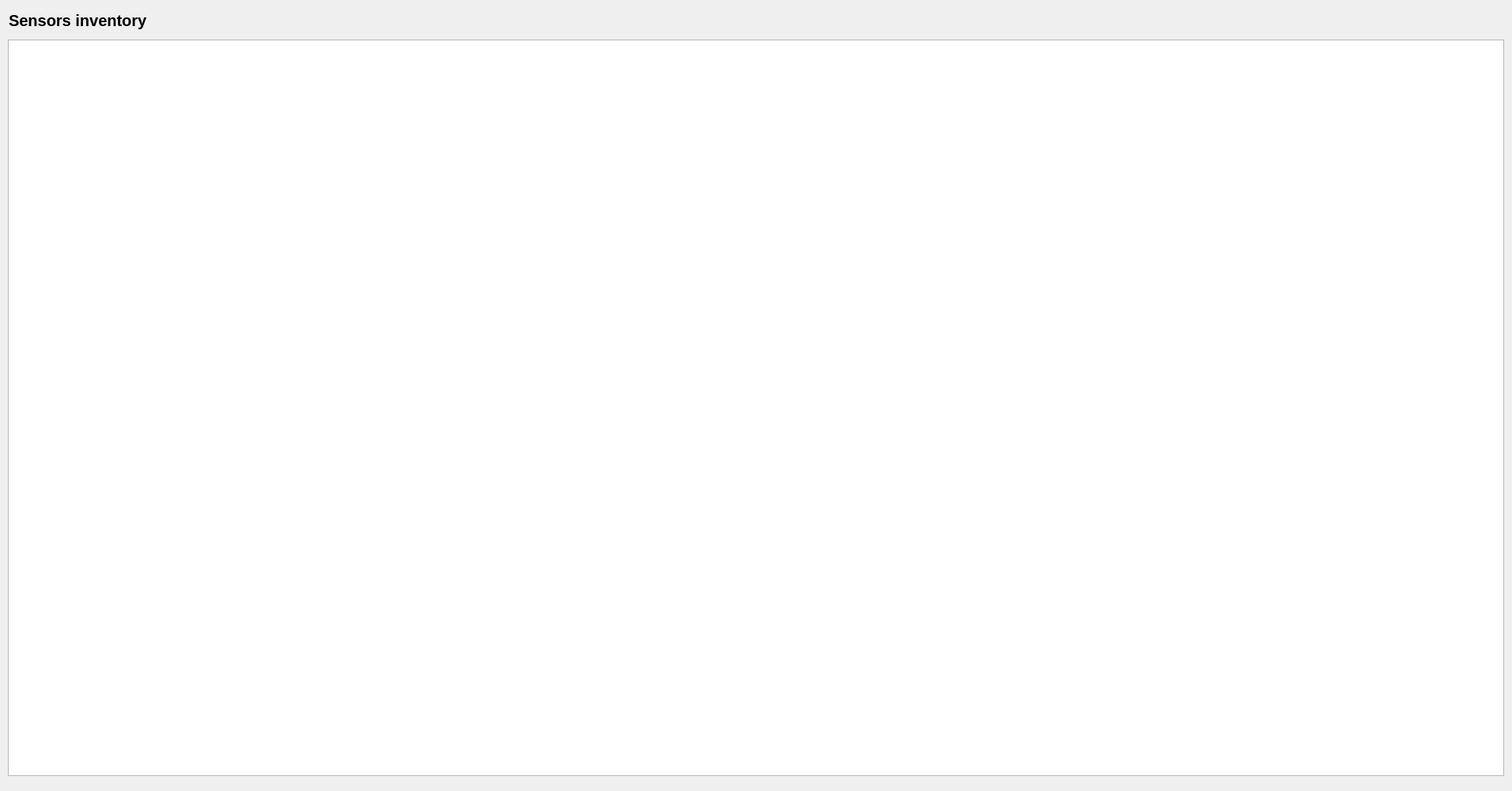
<?xml version="1.0" encoding="UTF-8"?>
<ui version="4.0">
 <class>Sensorlist</class>
 <widget class="QDialog" name="Sensorlist">
  <property name="geometry">
   <rect>
    <x>0</x>
    <y>0</y>
    <width>1911</width>
    <height>1000</height>
   </rect>
  </property>
  <property name="windowTitle">
   <string>Sensor inventory</string>
  </property>
  <property name="windowIcon">
   <iconset>
    <normaloff>../icons/sensor.png</normaloff>../icons/sensor.png</iconset>
  </property>
  <property name="toolTip">
   <string/>
  </property>
  <property name="toolTipDuration">
   <number>-1</number>
  </property>
  <property name="whatsThis">
   <string>My test What is this</string>
  </property>
  <property name="accessibleDescription">
   <string>My Description</string>
  </property>
  <widget class="QLabel" name="SensorsInventoryLabel">
   <property name="geometry">
    <rect>
     <x>11</x>
     <y>10</y>
     <width>371</width>
     <height>31</height>
    </rect>
   </property>
   <property name="font">
    <font>
     <pointsize>15</pointsize>
     <weight>75</weight>
     <bold>true</bold>
    </font>
   </property>
   <property name="text">
    <string>Sensors inventory</string>
   </property>
  </widget>
  <widget class="QTableView" name="sensorInventoryTableView">
   <property name="geometry">
    <rect>
     <x>10</x>
     <y>50</y>
     <width>1891</width>
     <height>931</height>
    </rect>
   </property>
   <property name="font">
    <font>
     <weight>50</weight>
     <bold>false</bold>
    </font>
   </property>
   <property name="whatsThis">
    <string>Table of decoders</string>
   </property>
   <property name="locale">
    <locale language="English" country="Sweden"/>
   </property>
   <property name="horizontalScrollBarPolicy">
    <enum>Qt::ScrollBarAsNeeded</enum>
   </property>
   <property name="sizeAdjustPolicy">
    <enum>QAbstractScrollArea::AdjustIgnored</enum>
   </property>
   <property name="alternatingRowColors">
    <bool>true</bool>
   </property>
   <property name="sortingEnabled">
    <bool>true</bool>
   </property>
   <property name="wordWrap">
    <bool>false</bool>
   </property>
   <attribute name="horizontalHeaderCascadingSectionResizes">
    <bool>false</bool>
   </attribute>
   <attribute name="horizontalHeaderDefaultSectionSize">
    <number>250</number>
   </attribute>
   <attribute name="horizontalHeaderHighlightSections">
    <bool>true</bool>
   </attribute>
   <attribute name="horizontalHeaderShowSortIndicator" stdset="0">
    <bool>true</bool>
   </attribute>
   <attribute name="horizontalHeaderStretchLastSection">
    <bool>false</bool>
   </attribute>
   <attribute name="verticalHeaderVisible">
    <bool>true</bool>
   </attribute>
   <attribute name="verticalHeaderShowSortIndicator" stdset="0">
    <bool>true</bool>
   </attribute>
  </widget>
 </widget>
 <resources/>
 <connections/>
</ui>
